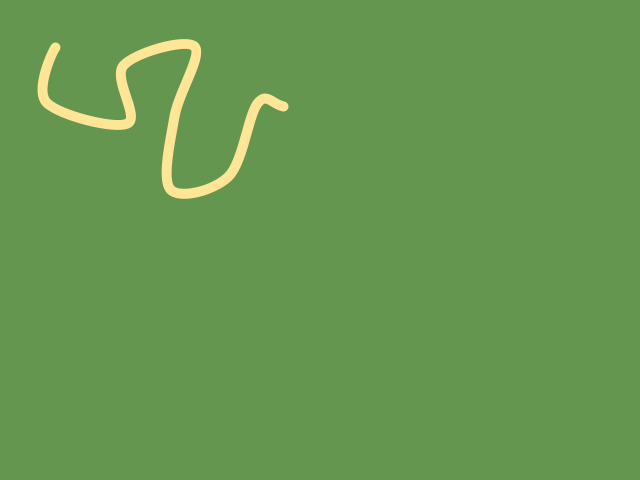
Frame 1 (no input)
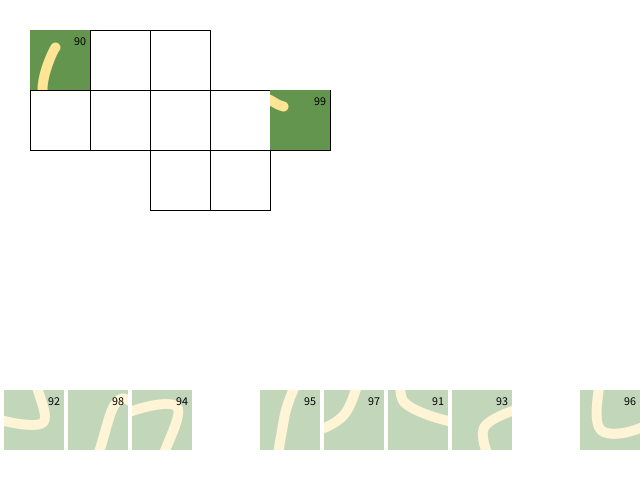
Frame 60 (the mouse pressed at the canvas centre just before this capture)
Frame 120 (the mouse held since frame 60 and released just before this capture): identical to frame 60, image omitted

The Processing sketch that drew these frames (run headless with seeded random() and noise(); from frame 60 on, the mouse is pressed at the canvas centre):

// Processing sketch: processing_116776
// ── processing_116776.pde

boolean flag = false;
float pieceSize = 60.0;
PVector mpos;
boolean drawing = false;
int rng = 10;

float baseX = 60;
float baseY = 60;

ArrayList<Drag> pieces;
ArrayList<Target> targets;

int progress = 1;

// INIT
void setup() {
  // display
  size(640,480);
  smooth();
  // style
  rectMode(CENTER);
  // gen
  gen(90,rng);
}


// UPDATE
void draw() {
  if(drawing) {
  // bg
  background(255);
  // mousepos
  mpos = new PVector(mouseX, mouseY);
  // targets
  for(Target t : targets) {
    t.update();
    t.draw();
  }
  // pieces
  for(Drag piece : pieces) {
    piece.update();
    piece.draw();
  }
  } else {
//    // draw the path
//    background(100,150,80);
//    stroke(255,230,150);
//    strokeWeight(10);
//    noFill();
//    beginShape();
//    curveVertex(baseX,baseY+pieceSize/2);
//    float tx = 0.0;
//    float ty = 0.0;
//    for(Target t : targets) {
//      curveVertex(t.pos.x + random(-pieceSize/3, pieceSize/3), t.pos.y + random(-pieceSize/3, pieceSize/3));
//      tx = t.pos.x; ty = t.pos.y;
//    }
//    curveVertex(tx + pieceSize/2, ty);
//    endShape();
//    // 
//    for(Drag piece : pieces) {
//      int ttx = 0; int tty = 0;
//      for(Target t : targets) {
//        if(t.num == piece.num) {
//          ttx = int(t.pos.x) - int(pieceSize/2);
//          tty = int(t.pos.y) - int(pieceSize/2);
//        }
//      }
//      piece.img = createImage(int(pieceSize), int(pieceSize), RGB);
//      piece.img.loadPixels();
//      for(int x = 0; x < pieceSize; x++) {
//        for(int y = 0; y < pieceSize; y++) {
//          piece.img.pixels[int(y*pieceSize+x)] = get((x+ttx),(y+tty));       
//        }
//      }
//      pieces.add(piece);
//    }
//    println("HA");
    drawing = true;
  }
}


// MAKE LEVEL
void gen(int start, int range) {
  // targets
  targets = new ArrayList<Target>();
  // starts

  // draw a basic path
  int maxx = range - 1;
  int maxy = 5;
  int[][] grid = new int[maxx][maxy];
  int px = 0; int py = 0; int num = start;
  // first sq
  grid[px][py] = 2;
  // creat a new target
  Target st = new Target(num, new PVector(baseX+px*pieceSize, baseY+py*pieceSize));
  targets.add(st);
  //
  for(int i = 0; i < range-1; i++) {
    boolean valid = true;
    float q = random(1);
    int dx = 0;
    if(q > 0.33) dx = -1;
    if(q > 0.66) dx = 1;
    q = random(1);
    int dy = 0;
    if(q > 0.33) dy = -1;
    if(q > 0.66) dy = 1;
    do {
      valid = true;
      //
      dx = 0;
      if(q > 0.33) dx = -1;
      if(q > 0.66) dx = 1;
      q = random(1);
      dy = 0;
      if(q > 0.33) dy = -1;
      if(q > 0.66) dy = 1;
      // check valid square
      if(valid) {
        if(px+dx < 0 || px + dx > maxx-1) valid = false;
        if(py+dy < 0 || py + dy > maxy-1) valid = false;
        if(dx == 0 && dy == 0) valid = false;
        if(abs(dx) == 1 && abs(dy)==1) valid = false;
      };
      // check unfilled square
      if(valid) {
        if(grid[px+dx][py+dy] == 2) valid = false;
      }
    } while(!valid);
    // new square!
    px += dx; py += dy;
    grid[px][py] = 2;
    num++;
    // creat a new target
    Target t = new Target(num, new PVector(baseX+px*pieceSize, baseY+py*pieceSize));
    targets.add(t);
  }
  // draw the path
  background(100,150,80);
  stroke(255,230,150);
  strokeWeight(10);
  noFill();
  beginShape();
  curveVertex(baseX,baseY+pieceSize/2);
  float tx = 0.0;
  float ty = 0.0;
  for(Target t : targets) {
    curveVertex(t.pos.x + random(-pieceSize/3, pieceSize/3), t.pos.y + random(-pieceSize/3, pieceSize/3));
    tx = t.pos.x; ty = t.pos.y;
  }
  curveVertex(tx + pieceSize/2, ty);
  endShape();
  // 
  pieces = new ArrayList<Drag>();
  ArrayList<Integer> xs = new ArrayList<Integer>();
  for(int i = 0; i < range; i++) {
    Integer j = width/range * (i+1) - int(pieceSize/2);
    xs.add(j);
  }
  for(int i = 0; i < range; i++) {
    Drag piece = new Drag();
    int b = 0;
    int k = int(random(xs.size()));
    piece.pos = new PVector(xs.get(k), height - pieceSize);
    piece.num = i+start;
    int ttx = 0; int tty = 0;
    for(Target t : targets) {
      if(t.num == piece.num) {
        ttx = int(t.pos.x) - int(pieceSize/2);
        tty = int(t.pos.y) - int(pieceSize/2);
        if(i == 0 || i == range-1) {
          piece.pos = t.pos.get();
          piece.confirmed = true;
          piece.pos.add(new PVector(1,1));
        }
      }
    }
    piece.img = createImage(int(pieceSize), int(pieceSize), RGB);
    piece.img.loadPixels();
    loadPixels(); 
    for(int x = 0; x < pieceSize; x++) {
      for(int y = 0; y < pieceSize; y++) {
        piece.img.pixels[int(y*pieceSize+x)] = pixels[(tty+y)*width+(x+ttx)];       
      }
    }
    piece.img.updatePixels();
    xs.remove(k);
    pieces.add(piece);
  }
  progress = start;
}


// TARGET CLASS
class Target {
  PVector pos;
  int num;
  boolean full = false;
  
  // init
  Target(int n, PVector p) {
    pos = p.get();
    num = n;
  }
  
  // update
  void update() {
    full = false;
    for(Drag piece : pieces) {
      if(piece.pos.dist(pos) < 1.0) full = true;
    }
  }
  
  // display
  void draw() {
    noFill();
    stroke(0);
    strokeWeight(1.0);
    rect(pos.x, pos.y, pieceSize, pieceSize);
    // 
    textAlign(CENTER,CENTER);
    fill(0); stroke(0);
//    text(str(num),pos.x,pos.y);
  }
  
};


// DRAG CLASS
class Drag {
  PVector pos, offset;
  int num;
  boolean dragged;
  boolean fixed = false;
  boolean confirmed = false;
  PImage img;
  
  // init
  Drag() {
  }
  
  // update
  void update() {
    // pick up
    if(!dragged && !flag && mousePressed && !(confirmed)) {
    PVector d = PVector.sub(mpos, pos);
      if(abs(d.x) < pieceSize/2 && abs(d.y) < pieceSize/2) {
        dragged = true;
        flag = true;
        offset = PVector.sub(pos, mpos);
        fixed = false;
      }
    }
    // drop
    if(!mousePressed) {
      dragged = false;
      flag = false;
    }
    // snap to nearest target
    if(!dragged) {
      float mind = 9999;
      Target closest = null;
      for(Target t : targets) {
        if(pos.dist(t.pos) < mind) {
          mind = pos.dist(t.pos);
          closest = t;
        }
      }
      if(closest != null) {
        if(!closest.full) {
          PVector d = PVector.sub(closest.pos, pos);
          if(abs(d.x) < pieceSize && abs(d.y) < pieceSize) {
            pos = closest.pos.get();
            if(closest.num == num) fixed = true;
          }
        }
      }
    }
    // move around
    if(dragged) {
      pos = PVector.add(mpos,offset);
    }
    // confirm?
    if(progress == num-1 && fixed) {progress = num; confirmed = true;}
  }
  
  // display
  void draw() {
    // piece
    /*
    fill(0,100);
    if(fixed) fill(0,255,0,100);
    stroke(0);
    strokeWeight(0);
    rect(pos.x, pos.y, pieceSize, pieceSize);
    */
    tint(255,255,255);
    if(!confirmed) tint(255,255,255,100);
    image(img, pos.x-img.width/2, pos.y - img.height/2);
    // 
    textAlign(CENTER,CENTER);
    fill(0); stroke(0);
    text(str(num),pos.x+ pieceSize/3,pos.y-pieceSize/3);
  }
  
  
};
